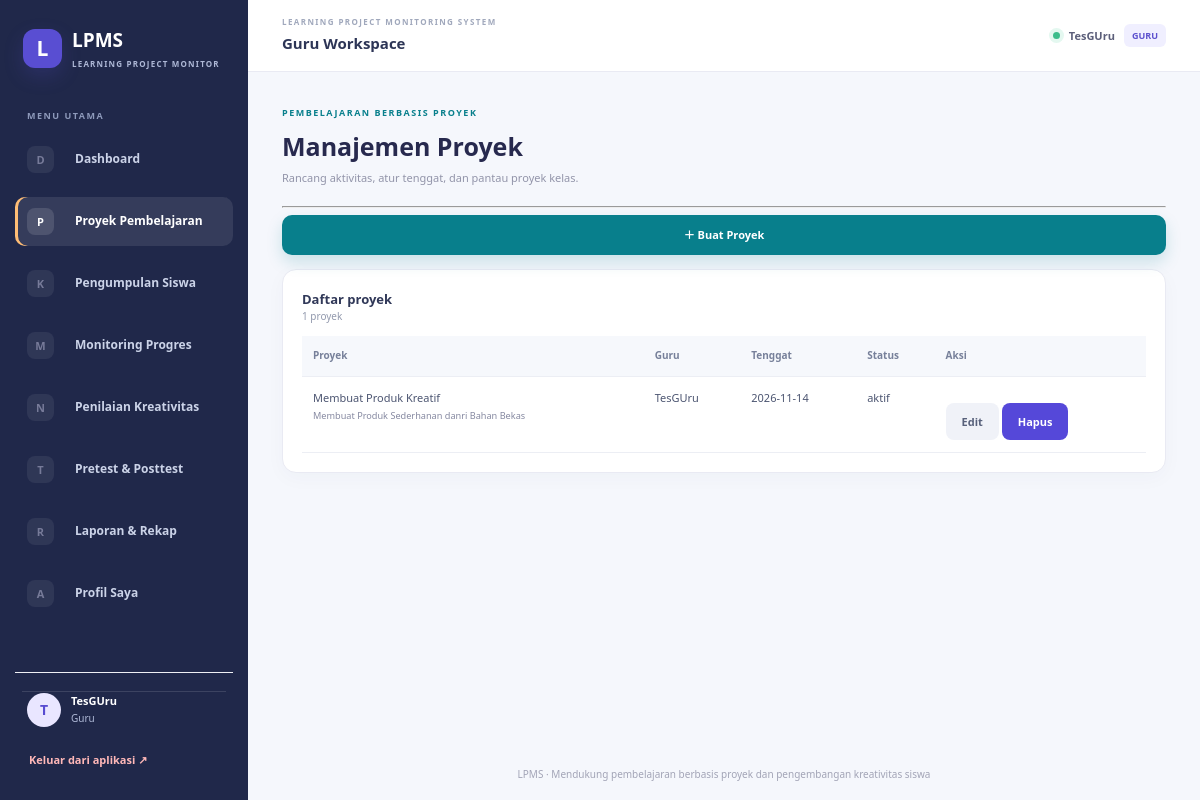
Screenshot of /index.php?page=projects (signed in) with the database file from the repository.
### tables this page shows
CREATE TABLE `proyek` (
  `id` int NOT NULL,
  `guru_id` int NOT NULL,
  `judul` varchar(180) NOT NULL,
  `deskripsi` text NOT NULL,
  `instruksi` text,
  `tanggal_mulai` date DEFAULT NULL,
  `tenggat` date DEFAULT NULL,
  `status` enum('draft','aktif','selesai') DEFAULT 'aktif',
  `created_at` timestamp NULL DEFAULT CURRENT_TIMESTAMP
);

CREATE TABLE `user` (
  `id` int NOT NULL,
  `nama` varchar(120) NOT NULL,
  `username` varchar(60) NOT NULL,
  `password` varchar(255) NOT NULL,
  `role` enum('admin','guru','siswa') NOT NULL,
  `nis_nip` varchar(40) DEFAULT NULL,
  `kelas` varchar(80) DEFAULT NULL,
  `jurusan` varchar(80) DEFAULT NULL,
  `created_at` timestamp NULL DEFAULT CURRENT_TIMESTAMP
);

### index.php (called while the page is built, shortened)
<?php
require_once __DIR__ . '/app/helpers.php';
$page = (string)($_GET['page'] ?? (isset($_SESSION['user_id']) ? 'dashboard' : 'home'));
$file = __DIR__ . '/app/pages/' . $page . '.php';
require __DIR__ . '/app/layout/header.php';
require $file;
require __DIR__ . '/app/layout/footer.php';

### app/helpers.php (called while the page is built, shortened)
<?php
function e($value): string
{
    return htmlspecialchars((string)$value, ENT_QUOTES, 'UTF-8');
}
function current_user(): array
{
    return $_SESSION['user'] ?? [];
}
function role(): string
{
    return current_user()['role'] ?? '';
}

### app/pages/projects.php (the view, shortened to what this page needs)
<?php
if (role() === 'siswa') {
    $rows = $pdo->query("SELECT p.*,u.nama guru FROM proyek p JOIN `user` u ON u.id=p.guru_id WHERE p.status='aktif' ORDER BY p.tenggat")->fetchAll();
} else {
    $edit = null;
    $sql = "SELECT p.*,u.nama guru FROM proyek p JOIN `user` u ON u.id=p.guru_id";
    if (role() === 'guru') $sql .= " WHERE p.guru_id=" . (int)current_user()['id'];
    $sql .= " ORDER BY p.created_at DESC";
    $rows = $pdo->query($sql)->fetchAll();
}
?>
<div class="page-heading">
    <div><span class="eyebrow">PEMBELAJARAN BERBASIS PROYEK</span>
        <h1><?= role() === 'siswa' ? 'Jelajahi Proyek' : 'Manajemen Proyek' ?></h1>
        <p class="muted"><?= role() === 'siswa' ? 'Temukan tugas dan instruksi dari guru.' : 'Rancang aktivitas, atur tenggat, dan pantau proyek kelas.' ?></p>
    </div>
</div>
<hr>
<?php if (role() !== 'siswa'): ?>
    <button type="button" class="primary-button" data-open-modal="project-modal">
        <?= $edit ? 'Ubah Proyek' : '＋ Buat Proyek' ?>
    </button>
<?php endif; ?>
<div class="panel">
    <div class="table-toolbar">
        <div><b><?= role() === 'siswa' ? 'Proyek tersedia' : 'Daftar proyek' ?></b><small><?= count($rows) ?> proyek</small></div>
    </div>
    <div class="table-wrap">
        <table>
            <tr>
                <th>Proyek</th>
                <th>Guru</th>
                <th>Tenggat</th>
                <th>Status</th><?php if (role() !== 'siswa'): ?><th>Aksi</th><?php else: ?><th>Instruksi</th><?php endif; ?>
            </tr><?php foreach ($rows as $x): ?><tr>
                    <td><?= e($x['judul']) ?><br><small><?= e($x['deskripsi']) ?></small></td>
                    <td><?= e($x['guru']) ?></td>
                    <td><?= e($x['tenggat']) ?></td>
                    <td><?= e($x['status']) ?></td>
                    <td><?php if (role() === 'siswa'): ?>
                            <a href="index.php?page=submissions&project=<?= $x['id'] ?>">Kumpulkan PDF</a>
                        <?php else: ?>
                            <a href="index.php?page=projects&edit=<?= $x['id'] ?>" class="btn btn-secondary">Edit</a>
                            <a onclick="return confirm('Hapus proyek?')" href="index.php?page=projects&delete=<?= $x['id'] ?>" class="btn btn-danger">Hapus</a>
                        <?php endif; ?>
                    </td>
                </tr><?php endforeach; ?>
        </table>
    </div>
</div>

### assets/style.css (style rules this page uses)
* { box-sizing: border-box }
body { margin: 0; background: #f3f5fb; color: #1e293b; font: 15px/1.55 Inter, Segoe UI, Arial, sans-serif }
h1 { font-size: 27px; margin: 0 0 8px; color: #20264d }
.muted { color: #64748b }
.panel { background: #fff; border: 1px solid #e7eaf2; border-radius: 14px; padding: 22px; margin: 18px 0; box-shadow: 0 4px 16px #1e293b08 }
button, .btn { display: inline-block; border: 0; border-radius: 8px; background: #4f46e5; color: #fff; padding: 11px 17px; font: inherit; font-weight: 650; cursor: pointer; text-decoration: none; margin-top: 15px }
.table-wrap { overflow: auto }
table { border-collapse: collapse; width: 100%; min-width: 600px }
th, td { text-align: left; padding: 11px 10px; border-bottom: 1px solid #e5e7eb; vertical-align: top }
th { background: #f8fafc; color: #475569; font-size: 13px }
td small { color: #64748b }
.eyebrow { font-size: 10px; font-weight: 850; letter-spacing: 1.7px; color: #665bd5 }
:root { --ink: #24264b; --muted: #8588a3; --purple: #594ed2; --line: #e9eaf3; --bg: #f5f6fb }
body { font-family: 'DM Sans', 'Segoe UI', Arial, sans-serif; color: var(--ink) }
a { color: var(--purple) }
.eyebrow { font-size: 10px; letter-spacing: 1.6px; font-weight: 800; color: #655bd1 }
.primary-button { display: flex; justify-content: space-between; align-items: center; width: 100%; padding: 14px 17px; margin-top: 24px; border: 0; border-radius: 9px; background: var(--purple); color: white; text-decoration: none; font-size: 13px; font-weight: 750; cursor: pointer }
.app-body { margin: 0; background: #f5f6fb; color: var(--ink); font-size: 14px }
.page-content h1 { font-size: 25px; color: #27294e; margin: 0 0 8px }
.page-content .muted { font-size: 11px; color: #9294a9 }
.panel { background: white; border: 1px solid var(--line); border-radius: 13px; padding: 21px; margin: 17px 0; box-shadow: 0 3px 12px #25254b05 }
button, .btn { display: inline-flex; align-items: center; justify-content: center; border: 0; border-radius: 8px; background: #5548d9; color: white; padding: 10px 16px; font-size: 11px; font-weight: 750; cursor: pointer; text-decoration: none; margin-top: 14px }
table { border-collapse: collapse; width: 100%; min-width: 620px }
th, td { text-align: left; padding: 11px 10px; border-bottom: 1px solid #eceef4; vertical-align: top; font-size: 11px }
th { background: #f8f8fc; color: #6e718c; font-size: 10px; font-weight: 800 }
td small { color: #8588a0 }
.role-guru { --role-accent: #087f8c; --role-soft: #e5f6f6; --role-banner: linear-gradient(115deg, #075d68, #0b9aa3 65%, #65c6c3) }
:root { --school-ink: #20284a; --school-muted: #7c849d; --school-line: #e7eaf3; --school-paper: #fff; --school-bg: #f5f7fc }
.app-body { background: var(--school-bg) }
.page-heading { display: flex; align-items: center; justify-content: space-between; gap: 20px; margin: 0 0 20px }
.page-heading h1 { margin: 5px 0 4px }
.page-heading p { margin: 0 }
.eyebrow { font-size: 9px; letter-spacing: 1.5px; font-weight: 850; color: var(--role-accent, #5548d9) }
.primary-button { display: inline-flex; align-items: center; justify-content: center; gap: 8px; margin: 0; padding: 11px 17px; border-radius: 10px; background: var(--role-accent, #5548d9); color: white; text-decoration: none; font-size: 11px; font-weight: 800; box-shadow: 0 7px 16px color-mix(in srgb, var(--role-accent, #5548d9) 18%, transparent) }
.panel { margin: 14px 0; padding: 19px; border-radius: 14px; box-shadow: 0 5px 20px #28345c08 }
.table-toolbar { display: flex; align-items: center; justify-content: space-between; margin: 0 0 12px }
.table-toolbar b, .table-toolbar small { display: block }
.table-toolbar b { font-size: 13px; color: #303858 }
.table-toolbar small, .toolbar-note { font-size: 10px; color: #9299ad }
.table-wrap table { min-width: 680px }
.table-wrap th { background: #f6f8fc; color: #77809a; padding: 12px 11px }
.table-wrap td { padding: 12px 11px; color: #4c5571 }
.btn-secondary { background: #f0f2f8 !important; color: #58617b !important }
.role-guru .primary-button { background: #087f8c }

### rows the page displays
proyek: judul "Membuat Produk Kreatif", deskripsi "Membuat Produk Sederhanan danri Bahan Bekas", guru.nama "TesGUru", tenggat "2026-11-14", status "aktif"

### other values shown
$icon "D"
$label "Dashboard"
$icon "P"
$label "Proyek Pembelajaran"
$icon "K"
$label "Pengumpulan Siswa"
$icon "M"
$label "Monitoring Progres"
$icon "N"
$label "Penilaian Kreativitas"
$icon "T"
$label "Pretest & Posttest"
$icon "R"
$label "Laporan & Rekap"
$icon "A"
